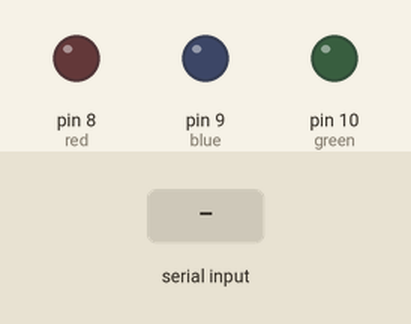
A sketch run on a simulated Arduino Uno, built with avr-gcc and run on an emulated ATmega328P. Parts: output pins drawn as LEDs (lit = HIGH). The inputs (shaded band) are chosen by the test bench.

Above: at 1.2 s.
1.3 s: "r" received over the second serial link
At 2.0 s:
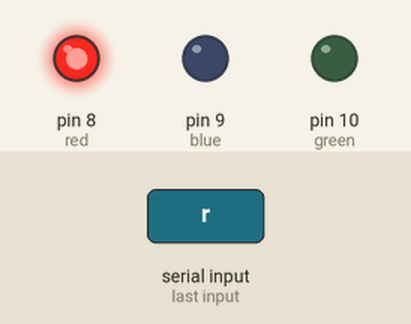
2.8 s: "g" received over the second serial link
At 3.1 s:
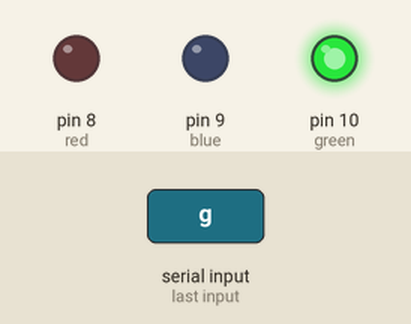
4.3 s: "b" received over the second serial link
At 5.4 s:
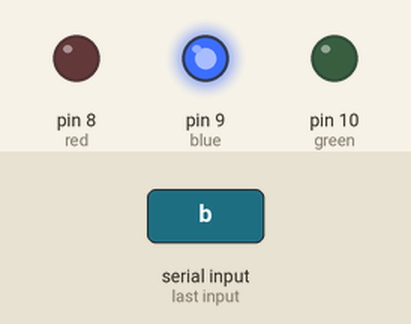
5.8 s: "0" received over the second serial link
At 6.6 s:
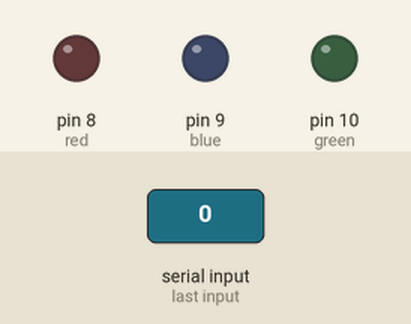
Timing chart, 0 to 8.3 s (numbered marks = the images above; inputs shaded):
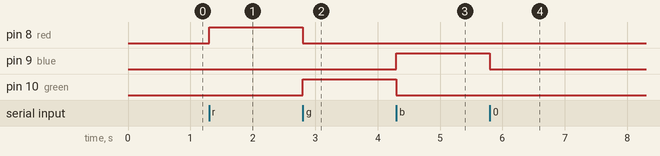

The sketch:

arduino.ino
```cpp
#include <SoftwareSerial.h>
SoftwareSerial myserial(5,6);
int red = 8 ;
int blue=9;
int green=10;
void setup() {
 myserial.begin(9600);
 pinMode(red, OUTPUT);
  pinMode(blue, OUTPUT);
   pinMode(green, OUTPUT);
  myserial.write("Hello in Bluetooth");
}
char val='x';
void loop() {
 if (myserial.available())
 {

char s=myserial.read();
if(s=='r'||s=='g'||s=='b'||s=='0'){
  val=s;
  }
  switch(val){
    case 'r':
                 play(1,0,0);
              break;
           case 'g':
                 play(0,1,0);
              break;

         case 'b':
                 play(0,0,1);
              break;
       default:
       play(0,0,0);

    }


}}
void play(int r,int g,int b){
     digitalWrite(red,r);
     digitalWrite(blue,b);
        digitalWrite(green,g);
  }
```

Measured:
- after the input at 1.3 s, pin 8 (red): LOW → HIGH at once
- after the input at 2.8 s, pin 8 (red): HIGH → LOW at once; pin 10 (green): LOW → HIGH at once
- after the input at 4.3 s, pin 9 (blue): LOW → HIGH at once; pin 10 (green): HIGH → LOW at once
- after the input at 5.8 s, pin 9 (blue): HIGH → LOW at once
